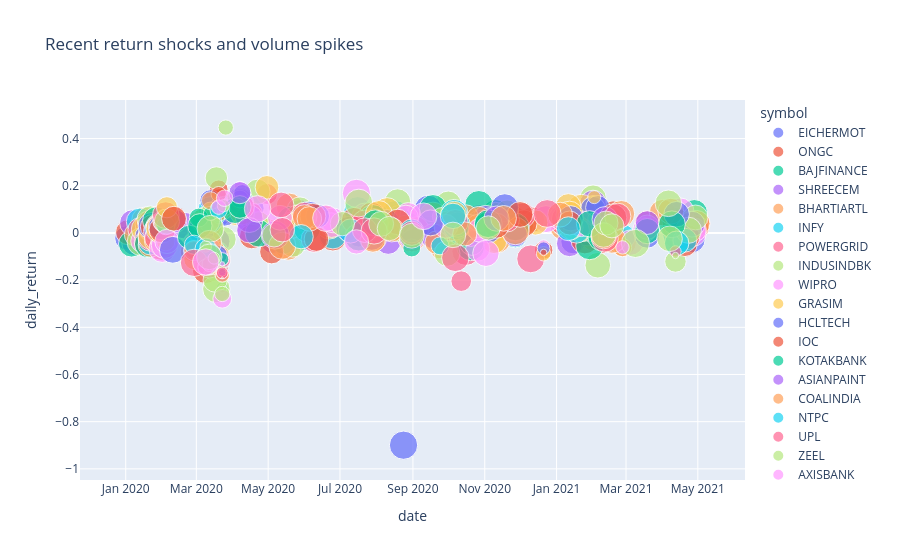

Notebook source saved alongside this figure:
### Code cell
recent = anomalies[anomalies['date'] >= '2020-01-01']
px.scatter(recent, x='date', y='daily_return', color='symbol', size=recent['volume_zscore_20'].abs(), title='Recent return shocks and volume spikes')
